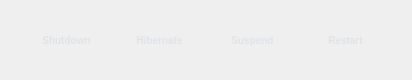
<?xml version="1.0" encoding="UTF-8"?>
<ui version="4.0">
 <class>PowerForm</class>
 <widget class="QWidget" name="PowerForm">
  <property name="geometry">
   <rect>
    <x>0</x>
    <y>0</y>
    <width>412</width>
    <height>80</height>
   </rect>
  </property>
  <property name="windowTitle">
   <string>Form</string>
  </property>
  <property name="styleSheet">
   <string notr="true">QWidget {
    border-radius: 0px;
}
#formFrame{
	border:0px solid rgba(255,255,255,0.5);
    background-color: rgba(50,50,50, 0.0);
    border-radius: 5px;
}


QComboBox,
QToolButton,
QPushButton {
    color:#dfe3e8;
	font-size:10px;
    font:bold;
    border: 2px #dfe3e8;
    background-color: rgba(33, 67, 106,0.0);
}


QComboBox::drop-down {
    border:none;
    width: 24px;
    text-align: right;
	background-color: rgba(33, 67, 106,0.9);
}

QComboBox::down-arrow {
    image: url(:/resources/dropdown.svg);
	color:red;
}
</string>
  </property>
  <layout class="QHBoxLayout" name="horizontalLayout">
   <property name="leftMargin">
    <number>0</number>
   </property>
   <property name="topMargin">
    <number>0</number>
   </property>
   <property name="rightMargin">
    <number>0</number>
   </property>
   <property name="bottomMargin">
    <number>0</number>
   </property>
   <item>
    <widget class="QFrame" name="formFrame">
     <property name="frameShape">
      <enum>QFrame::StyledPanel</enum>
     </property>
     <property name="frameShadow">
      <enum>QFrame::Raised</enum>
     </property>
     <layout class="QHBoxLayout" name="horizontalLayout_2">
      <property name="spacing">
       <number>10</number>
      </property>
      <property name="leftMargin">
       <number>25</number>
      </property>
      <property name="topMargin">
       <number>0</number>
      </property>
      <property name="rightMargin">
       <number>25</number>
      </property>
      <property name="bottomMargin">
       <number>0</number>
      </property>
      <item>
       <widget class="QToolButton" name="toolButtonShutdown">
        <property name="sizePolicy">
         <sizepolicy hsizetype="Preferred" vsizetype="Preferred">
          <horstretch>0</horstretch>
          <verstretch>0</verstretch>
         </sizepolicy>
        </property>
        <property name="minimumSize">
         <size>
          <width>80</width>
          <height>0</height>
         </size>
        </property>
        <property name="focusPolicy">
         <enum>Qt::NoFocus</enum>
        </property>
        <property name="text">
         <string>Shutdown</string>
        </property>
        <property name="icon">
         <iconset resource="hvl-lightdm-greeter.qrc">
          <normaloff>:/resources/shutdown.png</normaloff>:/resources/shutdown.png</iconset>
        </property>
        <property name="iconSize">
         <size>
          <width>50</width>
          <height>50</height>
         </size>
        </property>
        <property name="toolButtonStyle">
         <enum>Qt::ToolButtonTextUnderIcon</enum>
        </property>
       </widget>
      </item>
      <item>
       <widget class="QToolButton" name="toolButtonHibernate">
        <property name="sizePolicy">
         <sizepolicy hsizetype="Preferred" vsizetype="Preferred">
          <horstretch>0</horstretch>
          <verstretch>0</verstretch>
         </sizepolicy>
        </property>
        <property name="minimumSize">
         <size>
          <width>80</width>
          <height>0</height>
         </size>
        </property>
        <property name="focusPolicy">
         <enum>Qt::NoFocus</enum>
        </property>
        <property name="text">
         <string>Hibernate</string>
        </property>
        <property name="icon">
         <iconset resource="hvl-lightdm-greeter.qrc">
          <normaloff>:/resources/sleep.png</normaloff>:/resources/sleep.png</iconset>
        </property>
        <property name="iconSize">
         <size>
          <width>50</width>
          <height>50</height>
         </size>
        </property>
        <property name="toolButtonStyle">
         <enum>Qt::ToolButtonTextUnderIcon</enum>
        </property>
       </widget>
      </item>
      <item>
       <widget class="QToolButton" name="toolButtonSuspend">
        <property name="sizePolicy">
         <sizepolicy hsizetype="Preferred" vsizetype="Preferred">
          <horstretch>0</horstretch>
          <verstretch>0</verstretch>
         </sizepolicy>
        </property>
        <property name="minimumSize">
         <size>
          <width>80</width>
          <height>0</height>
         </size>
        </property>
        <property name="focusPolicy">
         <enum>Qt::NoFocus</enum>
        </property>
        <property name="text">
         <string>Suspend</string>
        </property>
        <property name="icon">
         <iconset resource="hvl-lightdm-greeter.qrc">
          <normaloff>:/resources/sleep.png</normaloff>:/resources/sleep.png</iconset>
        </property>
        <property name="iconSize">
         <size>
          <width>50</width>
          <height>50</height>
         </size>
        </property>
        <property name="toolButtonStyle">
         <enum>Qt::ToolButtonTextUnderIcon</enum>
        </property>
       </widget>
      </item>
      <item>
       <widget class="QToolButton" name="toolButtonRestart">
        <property name="sizePolicy">
         <sizepolicy hsizetype="Preferred" vsizetype="Preferred">
          <horstretch>0</horstretch>
          <verstretch>0</verstretch>
         </sizepolicy>
        </property>
        <property name="minimumSize">
         <size>
          <width>80</width>
          <height>0</height>
         </size>
        </property>
        <property name="focusPolicy">
         <enum>Qt::NoFocus</enum>
        </property>
        <property name="text">
         <string>Restart</string>
        </property>
        <property name="icon">
         <iconset resource="hvl-lightdm-greeter.qrc">
          <normaloff>:/resources/restart.png</normaloff>:/resources/restart.png</iconset>
        </property>
        <property name="iconSize">
         <size>
          <width>50</width>
          <height>50</height>
         </size>
        </property>
        <property name="toolButtonStyle">
         <enum>Qt::ToolButtonTextUnderIcon</enum>
        </property>
       </widget>
      </item>
     </layout>
    </widget>
   </item>
  </layout>
 </widget>
 <resources>
  <include location="hvl-lightdm-greeter.qrc"/>
 </resources>
 <connections/>
</ui>
